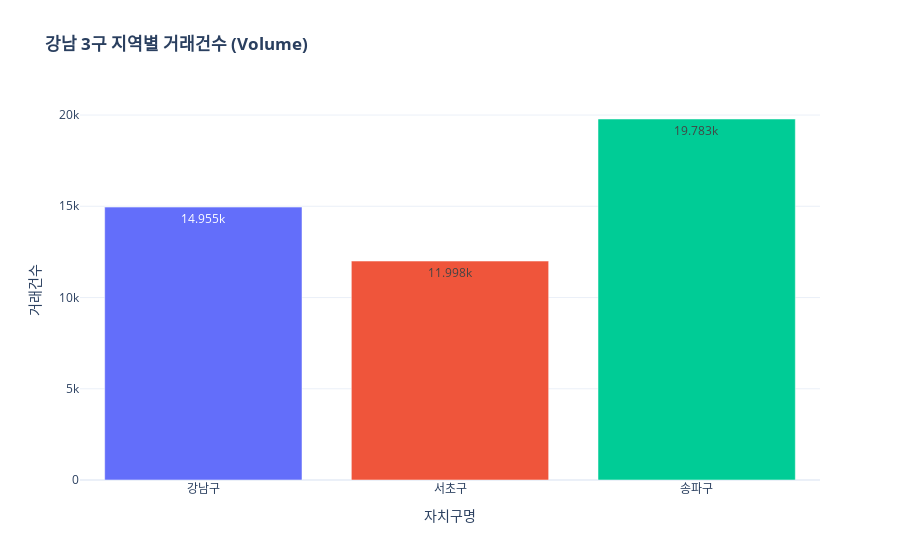
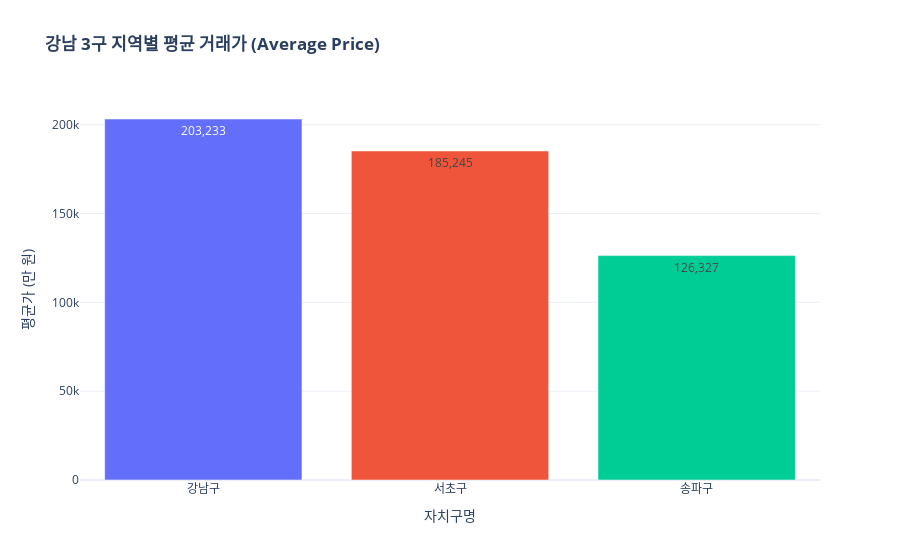

The code cell stored with these charts, in order, in its notebook:
### Markdown cell above
### 송파 vs (강남, 서초) 비교 데이터 시각화

### Code cell
import plotly.express as px  # 시각화 라이브러리인 Plotly Express를 px라는 별칭으로 가져옵니다.

# 1. 인덱스(자치구명)를 컬럼으로 변환 (시각화 필수 단계)
plot_stats = comparison_stats.reset_index()  # 행 제목(Index)으로 있던 '자치구명'을 일반 데이터 열(Column)로 내려 시각화 도구가 인식하게 합니다.
plot_stats  # 변환된 데이터프레임의 내용을 화면에 출력하여 확인합니다.

# 2. 거래건수 시각화 (시장 활성도 확인)
fig_count = px.bar(  # 막대 그래프(Bar Chart) 객체를 생성하여 fig_count 변수에 저장합니다.
    plot_stats,      # 그래프를 그릴 원천 데이터로 plot_stats를 지정합니다.
    x='자치구명',     # 가로축(X축)에 '자치구명' 데이터를 배치합니다.
    y='거래건수',     # 세로축(Y축)에 '거래건수' 수치를 반영하여 막대 높이를 결정합니다.
    text_auto=True,  # 막대 상단에 실제 거래건수 숫자를 자동으로 표시합니다.
    title='<b>강남 3구 지역별 거래건수 (Volume)</b>',  # 그래프 제목을 굵게 설정합니다.
    color='자치구명', # 각 자치구마다 서로 다른 색상을 부여하여 시각적으로 구분합니다.
    template='plotly_white'  # 배경을 흰색으로 설정하여 차트를 깔끔하고 전문적으로 보이게 합니다.
)
fig_count.update_layout(showlegend=False)  # 이미 X축에 이름이 있으므로 중복되는 범례(Legend)를 숨깁니다.
fig_count.show()  # 완성된 거래건수 그래프를 화면에 띄웁니다.

# 3. 평균가 시각화 (가격 수준 확인)
fig_mean = px.bar(   # 평균 거래가 비교를 위한 새로운 막대 그래프를 생성합니다.
    plot_stats,      # 동일한 요약 데이터를 사용합니다.
    x='자치구명',     # 기준축은 동일하게 '자치구명'으로 설정합니다.
    y='평균가',       # 이번에는 높이 기준을 '평균가' 수치로 바꿉니다.
    text_auto=',.0f', # 숫자에 천 단위 콤마(,)를 넣고 소수점은 없애서 가독성을 높입니다.
    title='<b>강남 3구 지역별 평균 거래가 (Average Price)</b>',  # 가격 비교용 제목을 답니다.
    color='자치구명', # 앞선 그래프와 동일한 색상 체계를 유지하여 통일감을 줍니다.
    template='plotly_white'  # 차트의 스타일을 깨끗한 흰색 배경으로 통일합니다.
)
fig_mean.update_layout(yaxis_title="평균가 (만 원)", showlegend=False) # 세로축 단위를 명시하고 범례를 숨깁니다.
fig_mean.show()  # 완성된 평균가 그래프를 화면에 띄웁니다.

### Figure 1 — Plotly figure (JSON) as saved in the notebook; plotly's stock layout.template omitted (floating-point values rounded to 4 significant figures)
{"data": [{"hovertemplate": "자치구명=%{x}<br>거래건수=%{y}<extra></extra>", "legendgroup": "강남구", "marker": {"color": "#636efa", "pattern": {"shape": ""}}, "name": "강남구", "orientation": "v", "showlegend": true, "textposition": "auto", "texttemplate": "%{y}", "type": "bar", "x": ["강남구"], "xaxis": "x", "y": [14955], "yaxis": "y"}, {"hovertemplate": "자치구명=%{x}<br>거래건수=%{y}<extra></extra>", "legendgroup": "서초구", "marker": {"color": "#EF553B", "pattern": {"shape": ""}}, "name": "서초구", "orientation": "v", "showlegend": true, "textposition": "auto", "texttemplate": "%{y}", "type": "bar", "x": ["서초구"], "xaxis": "x", "y": [11998], "yaxis": "y"}, {"hovertemplate": "자치구명=%{x}<br>거래건수=%{y}<extra></extra>", "legendgroup": "송파구", "marker": {"color": "#00cc96", "pattern": {"shape": ""}}, "name": "송파구", "orientation": "v", "showlegend": true, "textposition": "auto", "texttemplate": "%{y}", "type": "bar", "x": ["송파구"], "xaxis": "x", "y": [19783], "yaxis": "y"}], "layout": {"barmode": "relative", "legend": {"title": {"text": "자치구명"}, "tracegroupgap": 0}, "showlegend": false, "title": {"text": "<b>강남 3구 지역별 거래건수 (Volume)</b>"}, "xaxis": {"anchor": "y", "categoryarray": ["강남구", "서초구", "송파구"], "categoryorder": "array", "domain": [0, 1], "title": {"text": "자치구명"}}, "yaxis": {"anchor": "x", "domain": [0, 1], "title": {"text": "거래건수"}}}}

### Figure 2 — Plotly figure (JSON) as saved in the notebook; plotly's stock layout.template omitted (floating-point values rounded to 4 significant figures)
{"data": [{"hovertemplate": "자치구명=%{x}<br>평균가=%{y}<extra></extra>", "legendgroup": "강남구", "marker": {"color": "#636efa", "pattern": {"shape": ""}}, "name": "강남구", "orientation": "v", "showlegend": true, "textposition": "auto", "texttemplate": "%{y:,.0f}", "type": "bar", "x": ["강남구"], "xaxis": "x", "y": [203200.0], "yaxis": "y"}, {"hovertemplate": "자치구명=%{x}<br>평균가=%{y}<extra></extra>", "legendgroup": "서초구", "marker": {"color": "#EF553B", "pattern": {"shape": ""}}, "name": "서초구", "orientation": "v", "showlegend": true, "textposition": "auto", "texttemplate": "%{y:,.0f}", "type": "bar", "x": ["서초구"], "xaxis": "x", "y": [185200.0], "yaxis": "y"}, {"hovertemplate": "자치구명=%{x}<br>평균가=%{y}<extra></extra>", "legendgroup": "송파구", "marker": {"color": "#00cc96", "pattern": {"shape": ""}}, "name": "송파구", "orientation": "v", "showlegend": true, "textposition": "auto", "texttemplate": "%{y:,.0f}", "type": "bar", "x": ["송파구"], "xaxis": "x", "y": [126300.0], "yaxis": "y"}], "layout": {"barmode": "relative", "legend": {"title": {"text": "자치구명"}, "tracegroupgap": 0}, "showlegend": false, "title": {"text": "<b>강남 3구 지역별 평균 거래가 (Average Price)</b>"}, "xaxis": {"anchor": "y", "categoryarray": ["강남구", "서초구", "송파구"], "categoryorder": "array", "domain": [0, 1], "title": {"text": "자치구명"}}, "yaxis": {"anchor": "x", "domain": [0, 1], "title": {"text": "평균가 (만 원)"}}}}
